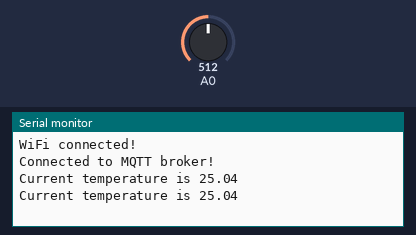
Bench run of a sketch on a simulated Arduino MKR. Shown: the last lines printed to the serial monitor. Inputs (shaded band) come from the test bench; at power-on: A0 = 512. WiFi joins after 1.5 s; servers stay silent unless stated; no MQTT or app messages arrive unless stated.

Above: at 2.7 s.
2.8 s: A0 set to 716
At 4.1 s:
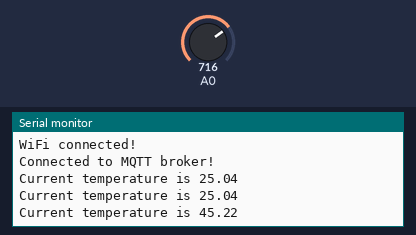
4.3 s: A0 set to 900
At 5.4 s:
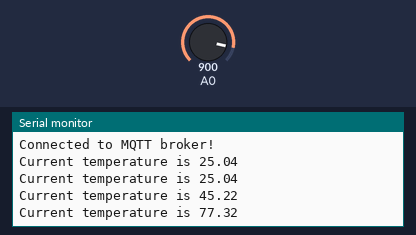
Timing chart, 0 to 7.3 s (numbered marks = the images above; inputs shaded):
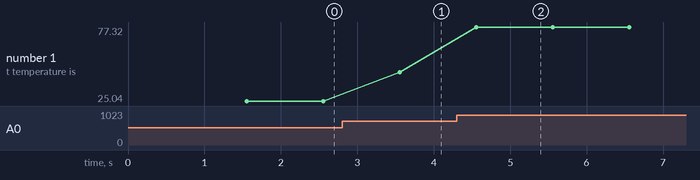

Measured:
- after the input at 2.8 s, the serial monitor: prints a new line after 0.75 s (image 1)
- after the input at 4.3 s, the serial monitor: prints a new line after 0.25 s (image 2)
- plotted number 1: 25.04 → 45.22 after the input at 2.8 s, 45.22 → 77.32 after the input at 4.3 s

The sketch:

temp-sensor-mqtt.ino
```cpp
#include <ArduinoMqttClient.h>
#include <WiFiNINA.h>  // For WiFi boards

// WiFi Configuration
char ssid[] = "redacted";
char pass[] = "redacted";

// MQTT Configuration
const char broker[] = "192.168.0.13";
int port = 1883;
const char topic[] = "temp_sensor";

WiFiClient wifiClient;
MqttClient mqttClient(wifiClient);

// Sensor Configuration
int B = 3975;  // B value from original code
float resistance;
float temperature;

void setup() {
  Serial.begin(9600);

  // Connect to WiFi
  while (WiFi.begin(ssid, pass) != WL_CONNECTED) {
    Serial.print(".");
    delay(5000);
  }
  Serial.println("\nWiFi connected!");

  // Connect to MQTT broker
  while (!mqttClient.connect(broker, port)) {
    Serial.print("MQTT connection failed! Error code: ");
    Serial.println(mqttClient.connectError());
    delay(5000);
  }
  Serial.println("Connected to MQTT broker!");
}

void loop() {
  mqttClient.poll();  // Maintain connection

  int a = analogRead(A0);
  resistance = (float)(1023 - a) * 10000 / a;
  temperature = 1 / (log(resistance / 10000) / B + 1 / 298.15) - 273.15;

  // Send to both Serial and MQTT
  Serial.print("Current temperature is ");
  Serial.println(temperature);

  mqttClient.beginMessage(topic);
  mqttClient.print(temperature);
  mqttClient.endMessage();

  delay(1000);  // 5-second interval
}
```
